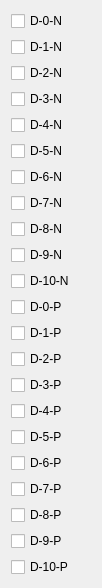
     <widget class="QWidget" name="digital_pin_scrollAreaWidgetContents">
      <property name="geometry">
       <rect>
        <x>0</x>
        <y>0</y>
        <width>102</width>
        <height>584</height>
       </rect>
      </property>
      <layout class="QVBoxLayout" name="verticalLayout">
       <item>
        <widget class="QCheckBox" name="D_0_N_checkBox">
         <property name="text">
          <string>D-0-N</string>
         </property>
        </widget>
       </item>
       <item>
        <widget class="QCheckBox" name="D_1_N_checkBox">
         <property name="text">
          <string>D-1-N</string>
         </property>
        </widget>
       </item>
       <item>
        <widget class="QCheckBox" name="D_2_N_checkBox">
         <property name="text">
          <string>D-2-N</string>
         </property>
        </widget>
       </item>
       <item>
        <widget class="QCheckBox" name="D_3_N_checkBox">
         <property name="text">
          <string>D-3-N</string>
         </property>
        </widget>
       </item>
       <item>
        <widget class="QCheckBox" name="D_4_N_checkBox">
         <property name="text">
          <string>D-4-N</string>
         </property>
        </widget>
       </item>
       <item>
        <widget class="QCheckBox" name="D_5_N_checkBox">
         <property name="text">
          <string>D-5-N</string>
         </property>
        </widget>
       </item>
       <item>
        <widget class="QCheckBox" name="D_6_N_checkBox">
         <property name="text">
          <string>D-6-N</string>
         </property>
        </widget>
       </item>
       <item>
        <widget class="QCheckBox" name="D_7_N_checkBox">
         <property name="text">
          <string>D-7-N</string>
         </property>
        </widget>
       </item>
       <item>
        <widget class="QCheckBox" name="D_8_N_checkBox">
         <property name="text">
          <string>D-8-N</string>
         </property>
        </widget>
       </item>
       <item>
        <widget class="QCheckBox" name="D_9_N_checkBox">
         <property name="text">
          <string>D-9-N</string>
         </property>
        </widget>
       </item>
       <item>
        <widget class="QCheckBox" name="D_10_N_checkBox">
         <property name="text">
          <string>D-10-N</string>
         </property>
        </widget>
       </item>
       <item>
        <widget class="QCheckBox" name="D_0_P_checkBox">
         <property name="text">
          <string>D-0-P</string>
         </property>
        </widget>
       </item>
       <item>
        <widget class="QCheckBox" name="D_1_P_checkBox">
         <property name="text">
          <string>D-1-P</string>
         </property>
        </widget>
       </item>
       <item>
        <widget class="QCheckBox" name="D_2_P_checkBox">
         <property name="text">
          <string>D-2-P</string>
         </property>
        </widget>
       </item>
       <item>
        <widget class="QCheckBox" name="D_3_P_checkBox">
         <property name="text">
          <string>D-3-P</string>
         </property>
        </widget>
       </item>
       <item>
        <widget class="QCheckBox" name="D_4_P_checkBox">
         <property name="text">
          <string>D-4-P</string>
         </property>
        </widget>
       </item>
       <item>
        <widget class="QCheckBox" name="D_5_P_checkBox">
         <property name="text">
          <string>D-5-P</string>
         </property>
        </widget>
       </item>
       <item>
        <widget class="QCheckBox" name="D_6_P_checkBox">
         <property name="text">
          <string>D-6-P</string>
         </property>
        </widget>
       </item>
       <item>
        <widget class="QCheckBox" name="D_7_P_checkBox">
         <property name="text">
          <string>D-7-P</string>
         </property>
        </widget>
       </item>
       <item>
        <widget class="QCheckBox" name="D_8_P_checkBox">
         <property name="text">
          <string>D-8-P</string>
         </property>
        </widget>
       </item>
       <item>
        <widget class="QCheckBox" name="D_9_P_checkBox">
         <property name="text">
          <string>D-9-P</string>
         </property>
        </widget>
       </item>
       <item>
        <widget class="QCheckBox" name="D_10_P_checkBox">
         <property name="text">
          <string>D-10-P</string>
         </property>
        </widget>
       </item>
      </layout>
     </widget>
